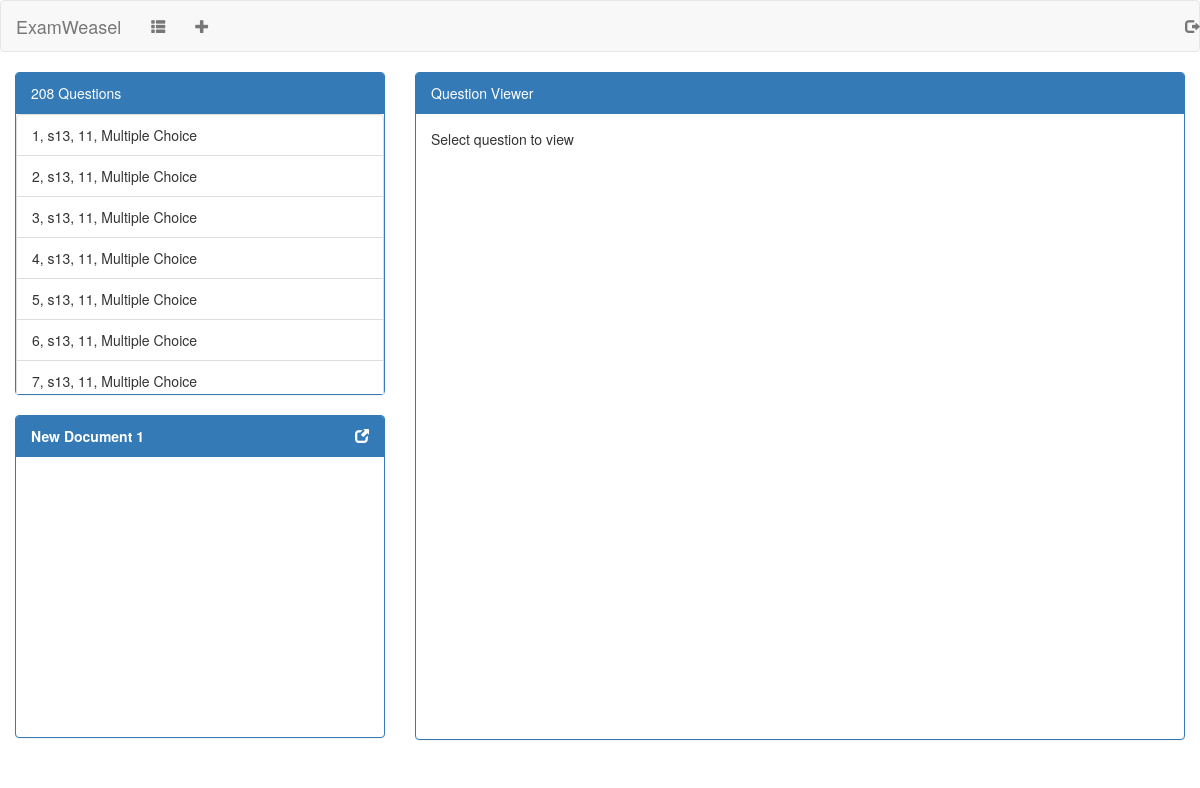
The app's page /index (signed in) with its own data.
### app/models.py (models this page shows, shortened)
class Question(db.Model):
    id = db.Column(db.Integer, primary_key=True)
    course = db.Column(db.String)
    sitting = db.Column(db.String)
    paper = db.Column(db.String)
    topic = db.Column(db.String)
    question_number = db.Column(db.Integer)
    question_type = db.Column(db.String)
    description = db.Column(db.String)
    answer = db.Column(db.String)
    images = db.relationship('Image', backref='question', lazy='dynamic')

### app/routes.py (the view, shortened to what this page needs)
@app.route('/')
@app.route('/index', methods=['GET','POST'])
@login_required
def index():
    filename = 'untitled'
    questions = Question.query.all()
    form = SaveForm()
    return render_template('index.html', questions=questions, saveForm=form, filename=filename)

### app/models.py (called while the page is built)
@login.user_loader
def load_user(id):
    return User.query.get(int(id))

### app/templates/index.html (shortened to what this page needs)
{% extends 'base.html' %}
{% import 'bootstrap/wtf.html' as wtf %}
{% block navbar %}
  <nav class="navbar navbar-default">
      <a class="navbar-brand" href="#">ExamWeasel</a>
      <ul class = "nav navbar-nav">
        <li>
          <a href="#loadWindow"  id="loadButton" data-toggle="modal" data-target="#loadWindow">
            <span class="glyphicon glyphicon-th-list"></span>
          </a>
        </li>
        <li>
          <a href="#" id="newFileButton">
            <span class="glyphicon glyphicon-plus"></span>
          </a>
        </li>
      </ul>
      <ul class="nav navbar-nav navbar-right">
        <li><a href="{{ url_for('logout') }}"><span class="glyphicon glyphicon-log-out"></a></li>
      </ul>
  </nav>
{% endblock %}
{% block app_content %}
  <div class="container-fluid fill-height">
  <div class="row">
    <div class="col-sm-4">
      <div class="panel panel-primary">
        <div class="panel-heading">
          {{ questions|length }} Questions
        </div>
        <div class="panel-body qpanelbody">
          <ul class="list-group questionlist">
            {% for question in questions %}
              <li class="list-group-item question" id="question_{{ question.id }}">
                {{ question.id }}, {{ question.sitting }}, {{ question.paper}}, {{ question.question_type }}
              </li>
            {% endfor %}
          </ul>
        </div>
      </div>
    <div id="initial_position">
      <div id="panel-template" class="panel panel-primary">
        <div class="panel-heading">
          <span class="filename">{{ filename }}</span>
          <span class="menu-bar">
            <a href="#saveWindow"  class="saveButton" >
              <span class="glyphicon glyphicon-new-window"></span>
            </a>
          </span>
        </div>
        <div class="panel-body qpanelbody">
          <ul class="list-group questionlist">
          </ul>
        </div>
      </div>
    </div>
    </div>
    <div class="col-sm-8">
      <div class="panel panel-primary">
        <div class="panel-heading">
          Question Viewer
        </div>
        <div class="panel-body questionviewer" id="questionview">
          Select question to view
        </div>
      </div>
    </div>
  </div>
</div>
{% endblock %}

### app/static/css/custom.css (style rules this page uses)
.qpanelbody { overflow-y: scroll; padding: 0px; }
.fill-height { height: 100vh; }
.questionlist { height: calc(50vh - 140px); }
.questionviewer { height: calc(100vh - 175px); overflow-y: scroll; }
.question { cursor: pointer; }
.saveButton { color: white; }
.menu-bar { float: right; }
.filename { font-weight: bold; }

### records on screen
Question: id "1", sitting "s13", paper "11", question_type "Multiple Choice"
Question: id "2", sitting "s13", paper "11", question_type "Multiple Choice"
Question: id "3", sitting "s13", paper "11", question_type "Multiple Choice"
Question: id "4", sitting "s13", paper "11", question_type "Multiple Choice"
Question: id "5", sitting "s13", paper "11", question_type "Multiple Choice"
Question: id "6", sitting "s13", paper "11", question_type "Multiple Choice"
Question: id "7", sitting "s13", paper "11", question_type "Multiple Choice"

### other values on screen
{{ questions|length }} "208"
